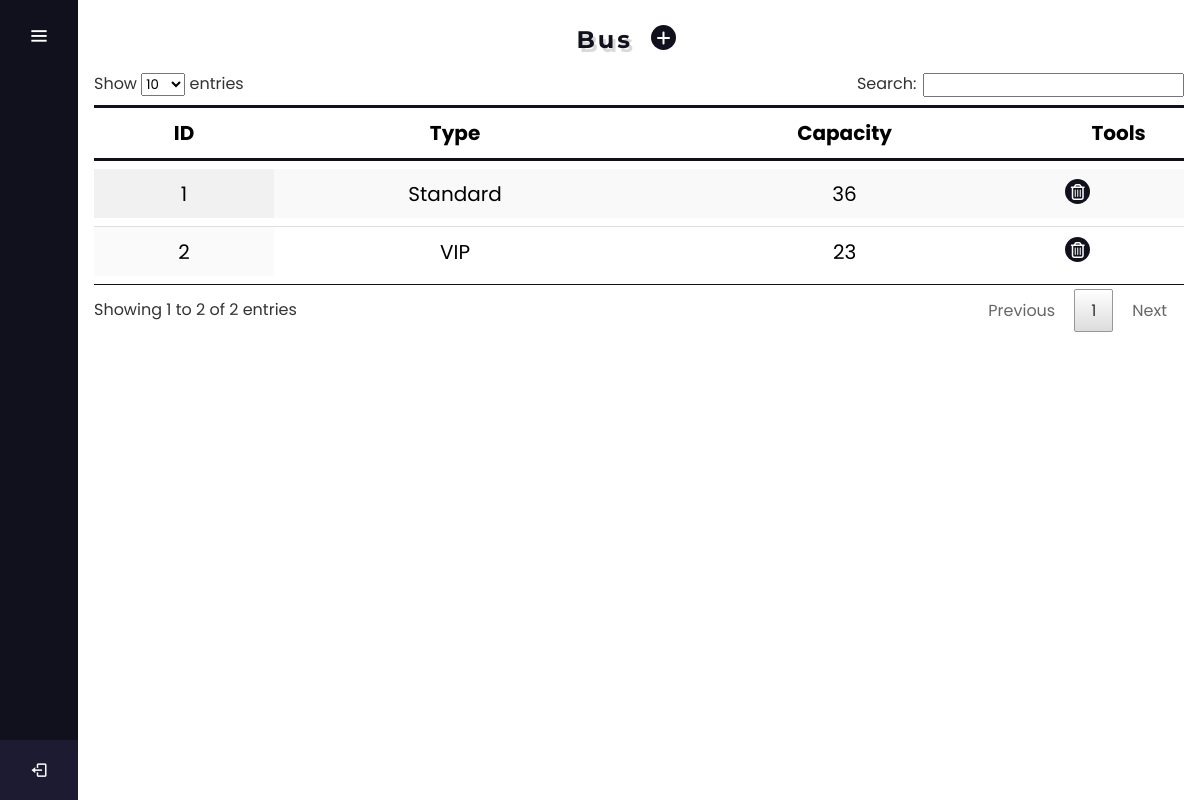
/Bus.php (signed in), run on the app's committed database.
### tables this page shows
CREATE TABLE `bus` (
  `ID` int(11) NOT NULL,
  `Type` varchar(30) NOT NULL,
  `Capacity` int(11) NOT NULL,
  `SPR` int(11) NOT NULL
);

### SQL.php (called while the page is built, shortened)
<?php
	function Single_Select($Field, $Table)
	{
		include("Connect.php");
		$query 	= "	SELECT $Field FROM $Table";
		$result	= mysqli_query($connection, $query);
		return $result;
	}
?>

### Bus.php (the view, shortened to what this page needs)
<?php
	include("Connect.php");
	include("SQL.php");
?>
<!DOCTYPE html>
<html lang="en" dir="ltr">
    <head>
        <link rel="stylesheet" href="New.css">
        <link rel="stylesheet" href="select2.min.css" />
        <link rel="stylesheet" href="select2.min.js" />
        <link href='https://unpkg.com/boxicons@2.0.7/css/boxicons.min.css' rel='stylesheet'>
		<link rel="stylesheet" href="https://cdnjs.cloudflare.com/ajax/libs/chosen/1.8.7/chosen.min.css">
		<link rel="stylesheet" href="https://maxcdn.bootstrapcdn.com/bootstrap/3.3.7/css/bootstrap.min.cs">
		<link rel="stylesheet" type="text/css" href="DataTables/datatables.min.css" />
    </head>
    <body>
    <?php include "Sidebar.php"; ?>
    <section class="home-section">
        <form action="Bus.php" method="post" enctype="multipart/form-data">
            <div class="Item">
                <div class="Header">
                    <table>
                        <tr>
                            <th><h1 class="Page">Bus</h1></th>
                            <th>
                                <a href="Bus.php?New">
                                    <div class="Expand">
                                        <button class="Icon"><i class='fas fa-plus'></i></button>
                                    </div>
                                </a>
                            </th>
                        </tr>
                    </table>
                </div>
                <?php
                    if (isset($_REQUEST['New']))
                    {
                ?>
                    <div class="Form">
                    <?php
                        if (isset($_REQUEST['Update']))
                        {
                            $Rows		= mysqli_fetch_array(Multi_Select("*","Bus","ID",$_SESSION['Update']));
                        }
                        else
                        {
                    ?>
                        <div class="Input_Field">
                            <label>Type</label>
                            <input type="text" name="txtType" class="Input" required />
                        </div>
                        <div class="Input_Field">
                            <label>Capacity</label>
                            <input type="text" name="txtCapacity" class="Input" required />
                        </div>
                        <div class="Input_Field">
                            <label>Seats Per Rows</label>
                            <input type="text" name="txtSPR" class="Input" required />
                        </div>
                    <?php
                        }
                    ?>
                    <div class="Input_Field">
                        <?php
                            if (isset($_REQUEST['Update']))
                            {
                                echo "<input type='submit' name='btnUpdate' class='Btn' value='Update'>";
                            }
                            else
                            {
                                echo "<input type='submit' name='btnSave' class='Btn' value='Save'>";
                            }
                        ?>
                        <input type="submit" id="Main" name="btnCancle" class="Btn" value="Cancle">
                    </div>
                </div>
                <div class="Data">
                    <table id="tableid" class="display">
                        <thead>
                            <tr>
                                <th>ID</th>
                                <th>Type</th>
                                <th>Capacity</th>
                                <th>Tools</th>
                            </tr>
                        </thead>
                        <tbody>
                            <?php
                                $result	= Single_Select("*","Bus");
                                $count	= mysqli_num_rows($result);
                                for ($i=0; $i < $count; $i++)
                                {
                                    $rows 	=	mysqli_fetch_array($result);
                                    $ID 	= 	$rows["ID"];
                                    if (isset($_REQUEST['Update']))
                                    {
                                        if ($ID == $_SESSION['Update'])
                                        {
                                            echo "<tr class='Update'>";
                                            echo "<td>" . $ID . "</td>";
                                            echo "<td>" . $rows['Type'] . "</td>";
                                            echo "<td>" . $rows['Capacity'] . "</td>";
                                            echo("<td>
                                                    <a href='Bus.php?Delete=$ID'><i class='far fa-trash-alt'></i></a>
                                                </td>");
                                            echo "</tr>";
                                        }
                                        else
                                        {
                                            echo "<tr>";
                                            echo "<td>" . $ID . "</td>";
                                            echo("<td>" . $rows["Type"] . "</td>");
                                            echo("<td>" . $rows["Capacity"] . "</td>");
                                            echo("<td>
                                                    <a href='Bus.php?Delete=$ID'><i class='far fa-trash-alt'></i></a>
                                                </td>");
                                            echo "</tr>";
                                        }
                                    }
                                    else
                                    {
                                        echo "<tr>";
                                        echo "<td>" . $ID . "</td>";
                                        echo "<td>" . $rows['Type'] . "</td>";
                                        echo "<td>" . $rows['Capacity'] . "</td>";
                                        echo("<td>
                                                <a href='Bus.php?Delete=$ID'><i class='far fa-trash-alt'></i></a>
                                            </td>");
                                        echo "</tr>";
                                    }
                                }
                            ?>
                        </tbody>
                    </table>
                </div>
                <?php
                    }
                    else
                    {
                ?>
                    <div class="Records">
                        <table id="tableid" class="display">
                            <thead>
                            <tr>
                                <th>ID</th>
                                <th>Type</th>
                                <th>Capacity</th>
                                <th>Tools</th>
                            </tr>
                        </thead>
                        <tbody>
                            <?php
                                $result = Single_Select("*","Bus");
                                $count	= mysqli_num_rows($result);
                                for ($i=0; $i < $count; $i++)
                                {
                                    $rows 	=	mysqli_fetch_array($result);
                                    $ID 	= 	$rows["ID"];
                                    echo("<tr>");
                                    echo("<td>" . $ID . "</td>");
                                    echo("<td>" . $rows["Type"] . "</td>");
                                    echo("<td>" . $rows["Capacity"] . "</td>");
                                    echo("<td>
                                            <a href='Bus.php?Delete=$ID' class='Link'>
                                                <button class='Link_Icon'><i class='far fa-trash-alt'></i></button>
                                                <input	type='button' class='Link_Text' value='Delete'>
                                            </a>
                                        </td>");
                                    echo("</tr>");
                                    }
                            ?>
                            </tbody>
                        </table>
                    </div>
                <?php
                    }
                ?>
            </div>
        </form>
    </section>
    </body>
</html>

### New.css (style rules this page uses)
:root { --first-color: #11101D; --input-color: #80868B; --border-color: #DADCE0; --normal-font-size: 1rem; --small-font-size: .75rem; }
* { margin: 0; padding: 0; box-sizing: border-box; font-family: "Poppins" , sans-serif; }
.home-section { padding: 1rem; position: relative; background: #fff; min-height: 100vh; top: 0; left: 78px; width: calc(100% - 78px); transition: all 0.5s ease; z-index: 2; }
.Item { font-size: var(--normal-font-size); }
.Item .Header { width: 100%; display: block; align-items: center; }
.Item .Header table tr th { padding: 5px; }
.Item .Header table tr th:first-child { width: 50%; text-align: right; }
.Item .Header .Page { color: var(--first-color); font-size: 30; font-weight: 700; letter-spacing: 3px; font-family: 'Montserrat', sans-serif; text-shadow: 3px 4px rgba(0, 0, 0, .15);; }
.Item .Header table { width: 100%; border-collapse: separate; }
.Expand { text-decoration: none; width: 33px; height: 33px; display: flex; padding: 2px; border-radius: 50px; transition: all .5s ease; z-index: 0; }
.Expand .Icon { height: 25px; border-radius: 50px; cursor: pointer; border: 0; padding: 1px; width: 25px; background: transparent; font-size: 1rem; background: var(--first-color); color: #fff; transition: all .5s ease; text-align: inherit; z-index: 10; }
.Item .Records { width: 100%; height: 85%; margin-top: .5rem; overflow: auto; }
.Item .Records table { width: 100%; margin: 0 auto; font-size: 20px; border-collapse:separate; border-spacing:0 .5rem; }
.Item .Records table tr { transition: all .3s ease-in-out; }
.Item .Records table tr td { font-weight: 400; }
.Item .Records table tr th { border-top: 3px solid var(--first-color); border-bottom: 3px solid var(--first-color); }
.Item .Records table tr td { text-align: center; }
.Item .Records table tr td:last-child { width: 12%; }
.Link { float: left; display: flex; text-decoration: none; width: 33px; height: 33px; padding: 2px; border-radius: 50px; transition: all .5s ease; z-index: 0; }
.Link .Link_Icon { height: 25px; border-radius: 50px; cursor: pointer; border: 0; padding: 1px; width: 25px; background: transparent; font-size: 1rem; background: var(--first-color); color: #fff; transition: all .5s ease; text-align: inherit; z-index: 10; }

### data on the page
bus: ID "1", Type "Standard", Capacity "36"
bus: ID "2", Type "VIP", Capacity "23"
